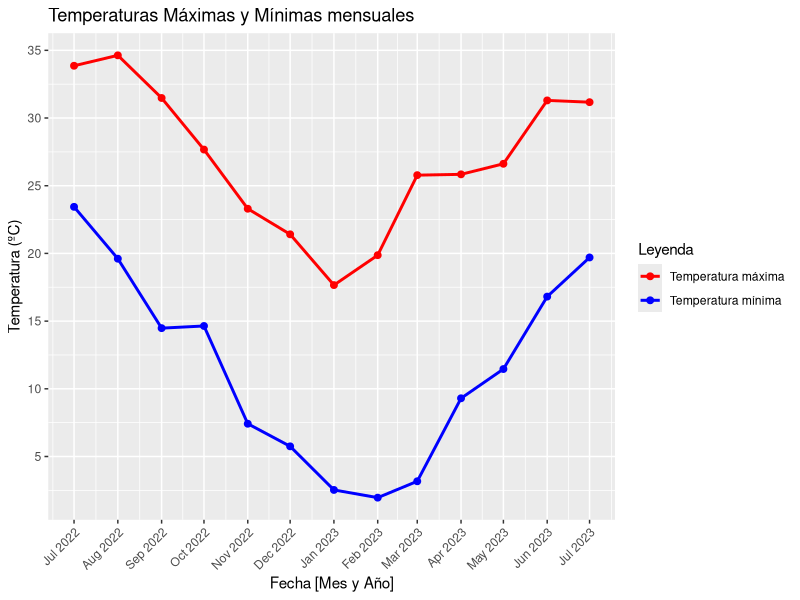

Write R code to recreate this figure.
## ---- chunk 1
knitr::opts_chunk$set(echo = TRUE)
## ---- chunk 2
# Librerías
if(!require("ggplot2")) install.packages("ggplot2"); library("ggplot2")
if(!require("dplyr")) install.packages("dplyr"); library("dplyr")
if(!require("lubridate")) install.packages("lubridate"); library("lubridate")
## ---- chunk 3
weather_bcn <- read.csv('data/weather_data_Barcelona.csv')
## ---- chunk 4
weather_bcn$Timestamp <- ymd_hms(weather_bcn$Timestamp)
weather_bcn <- weather_bcn %>% arrange(Timestamp)
weather_bcn$Index <- seq_along(weather_bcn$Timestamp)
## ---- chunk 5
# Extrae el mes y el año
mes <- month(weather_bcn$Timestamp, label = TRUE)
año <- year(weather_bcn$Timestamp)

# Combina el mes y el año en el formato "Mes/Año"
weather_bcn$Month.Year <- paste(mes, año, sep = " ")
## ---- chunk 6
bcn_temp <- as.data.frame(weather_bcn %>%
  group_by(Month.Year) %>%
  summarise(Max.Temp = max(Temperature..ºC.), Min.Temp = min(Temperature..ºC.)) %>%
  mutate(Month.Year = as.Date(paste("01", Month.Year, sep = " "), format = "%d %b %Y")) %>%
  arrange(Month.Year)
)
## ---- chunk 7
# Abre un dispositivo gráfico PNG
png("connected_scatterplots_temperaturas_barcelona.png", width = 1000, height = 500)
ggplot(data = bcn_temp, aes(x = Month.Year)) +
  geom_line(aes(y = Max.Temp, color = "Temperatura máxima"), size = 1) +
  geom_point(aes(y = Max.Temp, color = "Temperatura máxima"), size = 2) +
  geom_line(aes(y = Min.Temp, color = "Temperatura mínima"), size = 1, linetype = "solid") +
  geom_point(aes(y = Min.Temp, color = "Temperatura mínima"), size = 2) +
  scale_color_manual(values = c("Temperatura máxima" = "red", "Temperatura mínima" = "blue")) +
  labs(x = "Fecha [Mes y Año]", y = "Temperatura (ºC)", color = "Leyenda") +
  ggtitle("Temperaturas Máximas y Mínimas mensuales") +
  scale_y_continuous(breaks = scales::pretty_breaks(n = 10)) +
  scale_x_date(date_breaks = "months", date_labels = "%b %Y") +
  theme(axis.text.x = element_text(angle = 45, hjust = 1))
# Cierra el dispositivo gráfico
dev.off()
